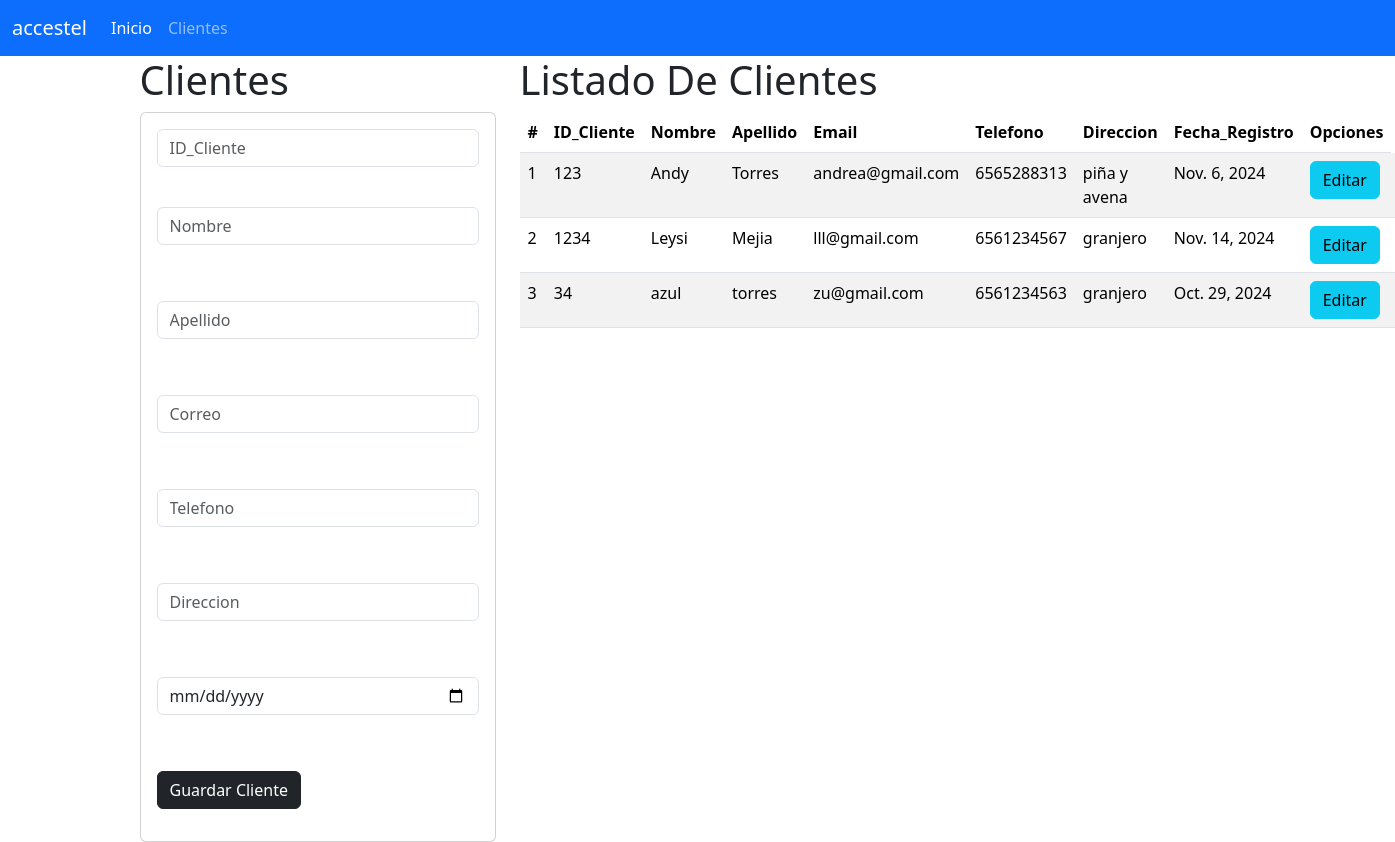
The page / on the database its author committed.
### clientes_app/models.py (models this page shows, shortened)
class Cliente(models.Model):
    ID_Cliente=models.CharField(primary_key=True, max_length=6)
    Nombre=models.CharField(max_length=100)
    Apellido=models.CharField(max_length=100)
    Correo=models.CharField(max_length=100)
    Telefono=models.CharField(max_length=15)
    Direccion=models.CharField(max_length=100)
    Fecha_Registro=models.DateField()

### clientes_app/views.py (the view)
# urls.py: path('', views.inicio_vista, name='inicio'),  # La vista principal
def inicio_vista(request):
    losclientes = Cliente.objects.all()
    return render(request, "gestionarClientes.html", {"misclientes": losclientes})

### clientes_app/templates/gestionarClientes.html
    {% extends "base.html" %}
    {% block cuerpo %}
        <div class="row">
        <div class="col-sm-12 col-md-4 col-lg-4 xl-4">
            <h1> Clientes </h1>
            <div class="card">
            <div class="card-body">
                <form action="/registrarCliente/" method="post"> {% csrf_token %}
                <div class="form-group">
                    <input type="text" id="txtID_Cliente" name="txtID_Cliente" placeholder="ID_Cliente" class="form-control" minlenght="1" maxlenght="6" required><br>
                </div>
                <div class="form-group py-3">
                    <input type="text" id="txtNombre" name="txtNombre" placeholder="Nombre" class="form-control"  minlenght="1" maxlenght="100" required><br>
                </div>
                <div class="form-group py-3">
                    <input type="text" id="txtApellido" name="txtApellido" placeholder="Apellido" class="form-control"  minlenght="1" maxlenght="100" required><br>
                </div>
                <div class="form-group py-3">
                    <input type="text" id="txtCorreo" name="txtCorreo" placeholder="Correo" class="form-control" minlength="1" maxlength="100" required><br>
                </div>
                <div class="form-group py-3">
                    <input type="text" id="numTelefono" name="numTelefono" placeholder="Telefono" class="form-control"  minlenght="1" maxlenght="15" required><br>
                </div>
                <div class="form-group py-3">
                    <input type="text" id="txtDireccion" name="txtDireccion" placeholder="Direccion" class="form-control"  minlenght="1" maxlenght="100" required><br>
                </div>
                <div class="form-group py-3">
                    <input type="date" id="txtFechaRegistro" name="txtFechaRegistro" placeholder="Fecha de Registro" class="form-control" required><br>
                </div>
                <div class="form-group py-3">
                    <button type="submit" class="btn btn-dark"> Guardar Cliente </button><br>
                </div>
                </form>
            </div>
            </div>
        </div>
        <div class="col-sm-12 col-md-8 col-lg-8 xl-8">
            <h1> Listado De Clientes </h1>
            <table class="table table-striped">
                <thead>
                <tr>
                    <th scope="col">#</th>
                    <th scope="col">ID_Cliente </th>
                    <th scope="col">Nombre </th>
                    <th scope="col">Apellido </th>
                    <th scope="col">Email </th>
                    <th scope="col">Telefono </th>
                    <th scope="col">Direccion </th>
                    <th scope="col">Fecha_Registro </th>
                    <th> Opciones </th>
                </tr>
                </thead>
                <tbody>
                {% for m in misclientes %}
                <tr>
                    <td>
                        {{forloop.counter}}
                    </td>
                    <td>
                        {{m.ID_Cliente}}
                    </td>
                    <td>
                        {{m.Nombre}}
                    </td>
                    <td>
                        {{m.Apellido}}
                    </td>
                    <td>
                        {{m.Correo}}
                    </td>
                    <td>
                        {{m.Telefono}}
                    </td>
                    <td>
                        {{m.Direccion}}
                    </td>
                    <td>
                        {{m.Fecha_Registro}}
                    </td>
                    <td> <a href="seleccionarCliente/{{m.ID_Cliente}}" class="btn btn-info"> Editar </a> </td>
                    <td> <a href="borrarCliente/{{m.ID_Cliente}}" class="btn btn-danger"> Borrar </a> </td>
                </tr>
                {% endfor %}
                </tbody>
            </table>
        </div>
        </div>
    {% endblock %}

### clientes_app/templates/base.html (shortened to what this page needs)
<!doctype html>
<html lang="es">
<head>
    <link href="https://cdn.jsdelivr.net/npm/bootstrap@5.3.3/dist/css/bootstrap.min.css" rel="stylesheet">
</head>
<body>
    <nav class="navbar navbar-expand-lg bg-primary" data-bs-theme="dark">
        <div class="container-fluid">
          <a class="navbar-brand" href="#"> accestel</a>
          <div class="collapse navbar-collapse" id="navbarNav">
            <ul class="navbar-nav">
              <li class="nav-item">
                <a class="nav-link active" aria-current="page" href="#"> Inicio </a>
              </li>
              <li class="nav-item">
                <a class="nav-link" href="#"> Clientes </a>
              </li>
            </ul>
          </div>
        </div>
      </nav>
    <div class="container">
        {% block cuerpo %}
        {% endblock %}
    </div>
</body>
</html>

### rows shown on the page
Cliente: ID_Cliente "123", Nombre "Andy", Apellido "Torres", Correo "andrea@gmail.com", Telefono "6565288313", Direccion "piña y avena", Fecha_Registro "Nov. 6, 2024"
Cliente: ID_Cliente "1234", Nombre "Leysi", Apellido "Mejia", Correo "lll@gmail.com", Telefono "6561234567", Direccion "granjero", Fecha_Registro "Nov. 14, 2024"
Cliente: ID_Cliente "34", Nombre "azul", Apellido "torres", Correo "zu@gmail.com", Telefono "6561234563", Direccion "granjero", Fecha_Registro "Oct. 29, 2024"
